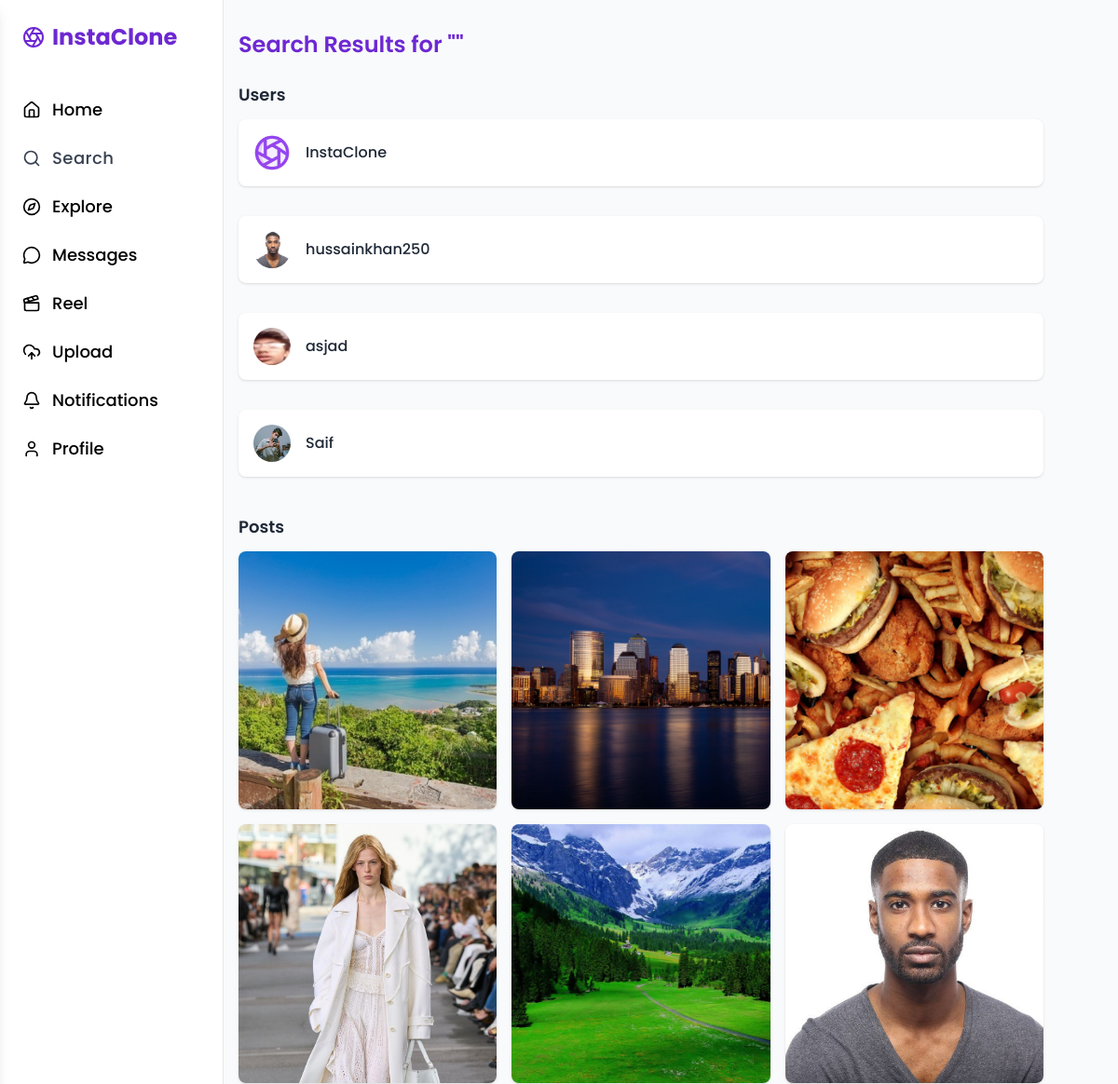
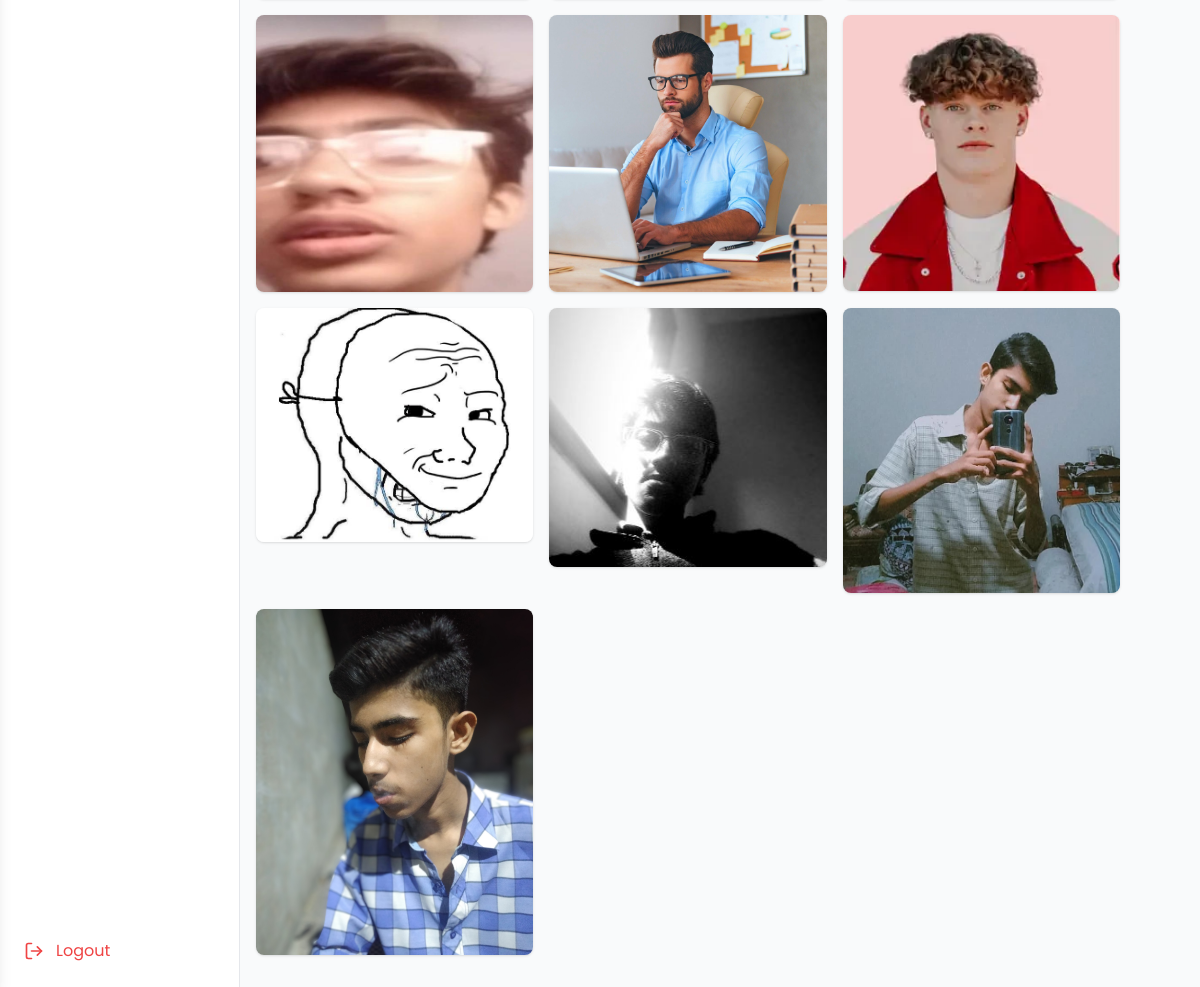
Screenshot of /search with the database file from the repository (2 pictures, top to bottom).
### accounts/models.py (models this page shows, shortened)
class Profile(models.Model):
    user = models.OneToOneField(User, on_delete=models.CASCADE)
    profile_image = models.ImageField(upload_to='profile_images/', default='profile_images/default.png')
    bio = models.TextField(max_length=100, blank=True)
    website = models.URLField(blank=True)
    twitter = models.URLField(blank=True)
    github = models.URLField(blank=True)
    followers = models.ManyToManyField(User,related_name='profile_followers', blank=True)
    following = models.ManyToManyField(User,related_name='profile_following', blank=True)

### postsapp/models.py (models this page shows, shortened)
class PostUpload(models.Model):
    user = models.ForeignKey(User, on_delete=models.CASCADE)  # many posts per user
    caption = models.CharField(max_length=100)
    post_file = models.FileField(upload_to='post_files/')  # Folder in MEDIA_ROOT
    created_at = models.DateTimeField(auto_now_add=True)    # Fixed field name
    updated_at = models.DateTimeField(auto_now=True)
    likes = models.ManyToManyField(User, related_name='liked_posts', blank=True)
    unlike = models.ManyToManyField(User, related_name='unlike', blank= True)

### searchapp/views.py (the view)
# urls.py: path('search', views.search, name='search')  ,
def search(request):
    keyword = request.GET.get('keyword', '')
    users = Profile.objects.filter(Q(user__username__icontains=keyword)).select_related('user')
    posts = PostUpload.objects.filter(Q(caption__icontains=keyword)).prefetch_related('user')
    context = {
        'keyword': keyword,
        'users': users,
        'posts': posts,
    }
    return render(request, 'search.html', context)

### templates/search.html (shortened to what this page needs)
<!DOCTYPE html>
<html lang="en">
<head>
  <script src="https://cdn.tailwindcss.com"></script>
</head>
<body class="bg-gray-50">
      {% include 'sidebar.html' %}
  <main class="md:ml-60 px-4 py-8 max-w-4xl mx-auto">
    <h2 class="text-2xl font-semibold mb-6 text-[#6d28d2]">Search Results for ""</h2>
    <section class="mb-10">
      <h3 class="text-lg font-semibold mb-3 text-gray-800">Users</h3>
      {% for user in users %}
      <a href="{% url 'profile' user.user.username %}">
        <div class="grid grid-cols-1 gap-4">
        <div class="flex items-center gap-4 bg-white p-4 rounded-lg shadow">
          <img src="{{ user.profile_image.url }}" class="w-10 h-10 rounded-full" />
          <span class="text-gray-800 font-medium">{{ user.user.username }}</span>
        </div>
      </a>
    {% empty %}
        <p class="text-gray-500 text-sm">No users found.</p>
      {% endfor %}
    </section>
<section>
  <h3 class="text-lg font-semibold mb-3 text-gray-800">Posts</h3>
<div class="grid grid-cols-1 sm:grid-cols-2 md:grid-cols-3 gap-4">
  {% for post in posts %}
    <a href="{% url 'post_detail' post.user.username post.pk %}">
      <div class="overflow-hidden rounded-lg shadow">
        <img src="{{ post.post_file.url }}" alt="Post" class="w-full h-70 object-cover">
      </div>
    </a>
  {% empty %}
    <p class="col-span-3 text-sm text-gray-500">No posts found.</p>
  {% endfor %}
</div>
</section>
  </main>
</body>
</html>

### templates/sidebar.html (shortened to what this page needs)
    <aside class="hidden md:flex flex-col justify-between w-60 h-screen bg-white border-r p-6 fixed">
      <div>
    <h1 class="text-2xl font-bold text-[#6d28d2] mb-12 flex items-center gap-2">
    <i data-lucide="aperture" class="w-6 h-6"></i> <a href="{% url 'home' %}">InstaClone</a>
    </h1>
        <nav class="space-y-6 text-lg font-medium">
          <a href="{% url 'home' %}" class="hover:text-[#6d28d2] flex items-center gap-3">
            <i data-lucide="home" class="w-5 h-5"></i> Home
          </a>
                   <li onclick="openSearchModal()" class="cursor-pointer flex items-center gap-3 text-gray-700 hover:">
  <i data-lucide="search" class="w-5 h-5"></i>
  <span class="text-lg  tracking-wide">Search</span>
</li>
          <a href="{% url 'explore' %}" class="hover:text-[#6d28d2] flex items-center gap-3">
            <i data-lucide="compass" class="w-5 h-5"></i> Explore
          </a>
          <a href="#" class="hover:text-[#6d28d2] flex items-center gap-3">
            <i data-lucide="message-circle" class="w-5 h-5"></i> Messages
          </a>
          <a href="{% url 'reels' %}" class="hover:text-[#6d28d2] flex items-center gap-3">
            <i data-lucide="clapperboard" class="w-5 h-5"></i> Reel
          </a>
           <a href="#" id="uploadBtn" class="hover:text-[#6d28d2] flex items-center gap-3">
             <i data-lucide="upload-cloud" class="w-5 h-5"></i> Upload</a>
             <a href="#" onclick="toggleSidebar()" class="hover:text-[#6d28d2] flex items-center gap-3">
  <i data-lucide="bell" class="w-5 h-5"></i> Notifications
</a>
       <a href="{% url 'profile' request.user.username %}" class="hover:text-[#6d28d2] flex items-center gap-3">
    {% if request.user.profile.profile_image %}
        <img src="{{ request.user.profile.profile_image.url }}" alt="Profile" class="w-6 h-6 rounded-full object-cover" />
        Profile
    {% else %}
        <i data-lucide="user" class="w-5 h-5"></i> Profile
    {% endif %}
</a>
        </nav>
      </div>
      <div>
        <a href="{% url 'logout' %}" class="text-red-500 flex items-center gap-3">
          <i data-lucide="log-out" class="w-5 h-5"></i> Logout
        </a>
      </div>
    </aside>

### templates/search.html (style rules this page uses)
body { font-family: 'Poppins', sans-serif; }

### rows the page displays
Profile: profile_image (picture), user.username "InstaClone"
Profile: profile_image (picture), user.username "hussainkhan250"
Profile: profile_image (picture), user.username "asjad"
Profile: profile_image (picture), user.username "Saif"
PostUpload: post_file (picture)
PostUpload: post_file (picture)
PostUpload: post_file (picture)
PostUpload: post_file (picture)
PostUpload: post_file (picture)
PostUpload: post_file (picture)
PostUpload: post_file (picture)
PostUpload: post_file (picture)
PostUpload: post_file (picture)
PostUpload: post_file (picture)
PostUpload: post_file (picture)
PostUpload: post_file (picture)
PostUpload: post_file (picture)
